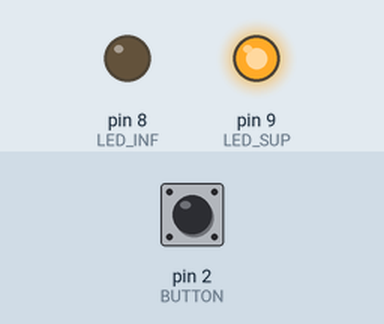
This sketch was run on a simulated Arduino Uno, built for the host (arithmetic inside an expression is 32-bit, double 64-bit). On the bench: output pins drawn as LEDs (lit = HIGH). Inputs (shaded band) come from the test bench; at power-on: pin 2 (BUTTON) HIGH. What the sketch prints to the serial monitor is not drawn.

Above: at 1.2 s.
1.3 s: pin 2 (BUTTON) pulled LOW for 0.15 s
Timing chart, 0 to 4.3 s (numbered marks = the images above; inputs shaded):
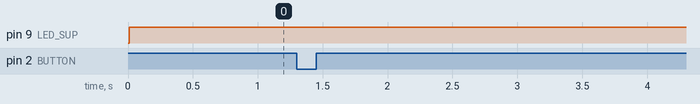

Measured:
- after the input at 1.3 s, every drawn part: stays the same

The sketch:

FW_cambio_indirizzo_i2c_programmatore_flexa.ino
```cpp
#include <Wire.h>
#include <SparkFunMLX90614.h>

#define LED_SUP   9  //  PH6    //  BLU
#define LED_INF   8  //  PH5    //  GIALLO
#define BUTTON    2  //  PH4
#define RESET    10

byte oldAddress;
byte newAddress;
unsigned long t_button = 0;

void scan();
void change();


//  *-*-*-*-*-*-*-*-*-*-*-*-*-*-*-*-*-*-*-*-*-*-*-*-*-*-*-*-*-*-*-*-*-*-*-*-*-*-*-*-*-*-*-*-*-*-*-*-*-*-*-*-*-*-*-*-*-*-*-*-*-*-*-*-*-*-*-*-*-*-*-*


void scan() {
  int nDevices = 0;

  Serial.println("Scanning...");

  for (byte address = 1; address < 127; ++address) {
    // The i2c_scanner uses the return value of
    // the Wire.endTransmission to see if
    // a device did acknowledge to the address.
    Wire.beginTransmission(address);
    byte error = Wire.endTransmission();

    if (error == 0) {
      Serial.print("I2C device found at address 0x");
      if (address < 16) {
        Serial.print("0");
      }
      Serial.print(address, HEX);
      Serial.println("  !");

      //  LED
      if (address == 90/*5A*/) {
        digitalWrite(LED_SUP, 1);
        digitalWrite(LED_INF, 0);

        oldAddress = 0x5A;
        newAddress = 0x5B;
      }

      if (address == 91/*5B*/) {
        digitalWrite(LED_SUP, 0);
        digitalWrite(LED_INF, 1);

        oldAddress = 0x5B;
        newAddress = 0x5A;
      }
      //

      ++nDevices;
    } else if (error == 4) {
      Serial.print("Unknown error at address 0x");
      if (address < 16) {
        Serial.print("0");
      }
      Serial.println(address, HEX);
    }
  }
  if (nDevices == 0) {
    Serial.println("No I2C devices found\n");
  } else {
    Serial.println("done\n");
  }
  //delay(5000); // Wait 5 seconds for next scan

}


void change() {
  IRTherm therm; // Create an IRTherm object to interact with throughout

  therm.begin(oldAddress); // Try using the old address first

  byte address;
  if (!therm.readID()) // Try reading the ID registers
  {
    // If the read fails, try re-initializing with the
    // new address. Maybe we've already set it.
    therm.begin(newAddress);

    if (therm.readID()) // Read from the ID registers
    { // If the read succeeded, print the ID:
      Serial.println("Communicated with new address.");
      Serial.println("ID: 0x" +
                    String(therm.getIDH(), HEX) +
                    String(therm.getIDL(), HEX));
    }
    else
    {
      Serial.println("Failed to communicate with either address.");
    }
  }
  else
  {
    // If the read suceeds, change the address to something
    // new.
    if (!therm.setAddress(newAddress))
    {
      Serial.println("Failed to set new address.");
    }
    else
    {
      Serial.println("Set the address to 0x" + String(newAddress, HEX));
      Serial.println("Cycle power to try it out.");
    }
  }

  Serial.println("Restart MLX90614 to apply the change");
  therm.sleep();  // sleep() sets the MLX90614 into a low-power sleep mode.
  therm.wake(); // wake() should revive the MLX90614 from low-power sleep mode.

}


//  *-*-*-*-*-*-*-*-*-*-*-*-*-*-*-*-*-*-*-*-*-*-*-*-*-*-*-*-*-*-*-*-*-*-*-*-*-*-*-*-*-*-*-*-*-*-*-*-*-*-*-*-*-*-*-*-*-*-*-*-*-*-*-*-*-*-*-*-*-*-*-*


void setup() {
  Serial.begin(115200);

  Wire.begin();

  pinMode(LED_SUP, OUTPUT);
  pinMode(LED_INF, OUTPUT);
  pinMode(BUTTON, INPUT_PULLUP);

  Serial.println("setup");
  Serial.println();
}

void loop() {
  scan();

  if (digitalRead(BUTTON) == 0) {
    if ((millis() - t_button) > 500) {
      t_button = millis();
      change();
    }
  }

  delay(10);
}
```
